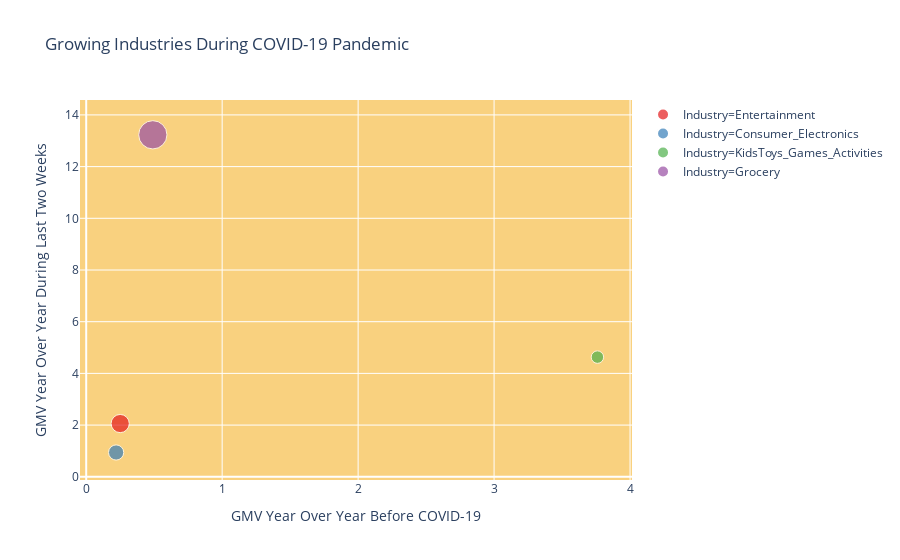

The cell this chart's notebook holds for it:
### Code cell
# making the plot for growing industries

fig = px.scatter(df_growing, x="Pre-Covid19_GMV_YoY, %", y="Last2Weeks_GMV_YoY, %", color='Industry',
                 color_discrete_sequence=px.colors.qualitative.Set1,
                 labels={"Pre-Covid19_GMV_YoY, %": "GMV Year Over Year Before COVID-19", 
                         "Last2Weeks_GMV_YoY, %": "GMV Year Over Year During Last Two Weeks"}, 
                 title = "Growing Industries During COVID-19 Pandemic",
                size=[(i+5) for i in df_growing['Variance']])
fig.update_layout({
                    'plot_bgcolor': 'rgba(244,164,0.96,0.5)',
                    'paper_bgcolor': 'rgba(0, 0, 0, 0)',
}
                 )
fig.show()

### Figure 1 — Plotly figure (JSON) as saved in the notebook; plotly's stock layout.template omitted (floating-point values rounded to 4 significant figures)
{"data": [{"hoverlabel": {"namelength": 0}, "hovertemplate": "Industry=Entertainment<br>GMV Year Over Year Before COVID-19=%{x}<br>GMV Year Over Year During Last Two Weeks=%{y}<br>size=%{marker.size}", "legendgroup": "Industry=Entertainment", "marker": {"color": "rgb(228,26,28)", "size": [13.24], "sizemode": "area", "sizeref": 0.08, "symbol": "circle"}, "mode": "markers", "name": "Industry=Entertainment", "showlegend": true, "type": "scatter", "x": [0.25], "xaxis": "x", "y": [2.06], "yaxis": "y"}, {"hoverlabel": {"namelength": 0}, "hovertemplate": "Industry=Consumer_Electronics<br>GMV Year Over Year Before COVID-19=%{x}<br>GMV Year Over Year During Last Two Weeks=%{y}<br>size=%{marker.size}", "legendgroup": "Industry=Consumer_Electronics", "marker": {"color": "rgb(55,126,184)", "size": [9.27], "sizemode": "area", "sizeref": 0.08, "symbol": "circle"}, "mode": "markers", "name": "Industry=Consumer_Electronics", "showlegend": true, "type": "scatter", "x": [0.22], "xaxis": "x", "y": [0.94], "yaxis": "y"}, {"hoverlabel": {"namelength": 0}, "hovertemplate": "Industry=KidsToys_Games_Activities<br>GMV Year Over Year Before COVID-19=%{x}<br>GMV Year Over Year During Last Two Weeks=%{y}<br>size=%{marker.size}", "legendgroup": "Industry=KidsToys_Games_Activities", "marker": {"color": "rgb(77,175,74)", "size": [6.23], "sizemode": "area", "sizeref": 0.08, "symbol": "circle"}, "mode": "markers", "name": "Industry=KidsToys_Games_Activities", "showlegend": true, "type": "scatter", "x": [3.76], "xaxis": "x", "y": [4.63], "yaxis": "y"}, {"hoverlabel": {"namelength": 0}, "hovertemplate": "Industry=Grocery<br>GMV Year Over Year Before COVID-19=%{x}<br>GMV Year Over Year During Last Two Weeks=%{y}<br>size=%{marker.size}", "legendgroup": "Industry=Grocery", "marker": {"color": "rgb(152,78,163)", "size": [32], "sizemode": "area", "sizeref": 0.08, "symbol": "circle"}, "mode": "markers", "name": "Industry=Grocery", "showlegend": true, "type": "scatter", "x": [0.49], "xaxis": "x", "y": [13.23], "yaxis": "y"}], "layout": {"legend": {"itemsizing": "constant", "tracegroupgap": 0}, "paper_bgcolor": "rgba(0, 0, 0, 0)", "plot_bgcolor": "rgba(244,164,0.96,0.5)", "title": {"text": "Growing Industries During COVID-19 Pandemic"}, "xaxis": {"anchor": "y", "domain": [0, 1], "title": {"text": "GMV Year Over Year Before COVID-19"}}, "yaxis": {"anchor": "x", "domain": [0, 1], "title": {"text": "GMV Year Over Year During Last Two Weeks"}}}}
